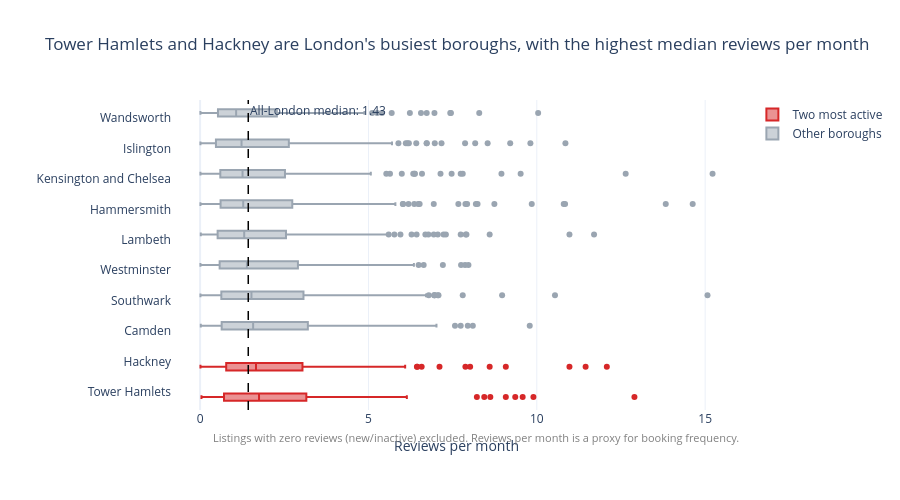

This figure's notebook cell:
### Markdown cell above
## Task 2 — Box plot: listing activity by borough

**What to build:** A **horizontal box plot** comparing listing activity (reviews per month) across London boroughs — reviews per month is a proxy for how frequently a listing is booked.

**Requirements:**
- Horizontal orientation (borough names are long)
- Sorted by median reviews per month (most active at top)
- Highlight the **two most active** boroughs in a different colour
- Outliers shown as individual points
- Insight title naming the two busiest boroughs

> 💡 Some listings have zero reviews — these are new or inactive listings. Filter them out with before plotting

### Code cell
# Task 2 — horizontal box plot of reviews per month by borough

# Find the borough column (name differs between dataset versions)
borough_col = next(c for c in ['neighbourhood_cleansed', 'neighbourhood', 'borough',
                               'neighborhood', 'neighbourhood_group'] if c in df.columns)

# Zero-review listings are new/inactive: filter them out before plotting
df_t2 = df[df['reviews_per_month'] > 0].dropna(subset=['reviews_per_month', borough_col])

# Order boroughs by median activity
med = df_t2.groupby(borough_col)['reviews_per_month'].median().sort_values(ascending=False)
top2 = list(med.index[:2])
# Plotly draws the first category at the bottom of a horizontal axis,
# so reverse the order to put the most active borough at the top
order = list(med.index[::-1])

# Colour has meaning: highlight the two most active boroughs, grey for the rest
df_t2 = df_t2.assign(group=np.where(df_t2[borough_col].isin(top2), 'Two most active', 'Other boroughs'))

fig2 = px.box(
    df_t2,
    x='reviews_per_month',
    y=borough_col,
    color='group',
    orientation='h',
    points='outliers',  # outliers as individual points
    category_orders={borough_col: order, 'group': ['Two most active', 'Other boroughs']},
    color_discrete_map={'Two most active': '#d62728', 'Other boroughs': '#9aa5b1'},
    labels={'reviews_per_month': 'Reviews per month', borough_col: '', 'group': ''},
    title=f"{top2[0]} and {top2[1]} are London's busiest boroughs, with the highest median reviews per month",
)
fig2.update_traces(boxmean=False)

# Overall median reference line with annotation
overall_med = df_t2['reviews_per_month'].median()
fig2.add_vline(
    x=overall_med, line_dash='dash', line_color='black', line_width=1.5,
    annotation_text=f"All-London median: {overall_med:.2f}",
    annotation_position='top right',
)

fig2.add_annotation(
    text="Listings with zero reviews (new/inactive) excluded. Reviews per month is a proxy for booking frequency.",
    xref='paper', yref='paper', x=1, y=-0.12,
    showarrow=False, xanchor='right', font=dict(size=11, color='gray'),
)

fig2.update_layout(
    template='plotly_white',
    height=max(500, 24 * len(med) + 160),
    legend_title_text='',
    margin=dict(b=90),
)
fig2.show()

### Figure 1 — Plotly figure (JSON) as saved in the notebook; plotly's stock layout.template omitted (floating-point values rounded to 4 significant figures; data arrays with more than 128 entries replaced by an {"elided": "..."} marker saying what was removed)
{"data": [{"alignmentgroup": "True", "boxmean": false, "boxpoints": "outliers", "hovertemplate": "=%{y}<br>Reviews per month=%{x}<extra></extra>", "legendgroup": "Two most active", "marker": {"color": "#d62728"}, "name": "Two most active", "notched": false, "offsetgroup": "Two most active", "orientation": "h", "showlegend": true, "type": "box", "x": {"elided": "511 float values"}, "x0": " ", "xaxis": "x", "y": {"elided": "511 str values"}, "y0": " ", "yaxis": "y"}, {"alignmentgroup": "True", "boxmean": false, "boxpoints": "outliers", "hovertemplate": "=%{y}<br>Reviews per month=%{x}<extra></extra>", "legendgroup": "Other boroughs", "marker": {"color": "#9aa5b1"}, "name": "Other boroughs", "notched": false, "offsetgroup": "Other boroughs", "orientation": "h", "showlegend": true, "type": "box", "x": {"elided": "1984 float values"}, "x0": " ", "xaxis": "x", "y": {"elided": "1984 str values"}, "y0": " ", "yaxis": "y"}], "layout": {"annotations": [{"showarrow": false, "text": "All-London median: 1.43", "x": 1.43, "xanchor": "left", "xref": "x", "y": 1, "yanchor": "top", "yref": "y domain"}, {"font": {"color": "gray", "size": 11}, "showarrow": false, "text": "Listings with zero reviews (new/inactive) excluded. Reviews per month is a proxy for booking frequency.", "x": 1, "xanchor": "right", "xref": "paper", "y": -0.12, "yref": "paper"}], "boxmode": "group", "height": 500, "legend": {"title": {"text": ""}, "tracegroupgap": 0}, "margin": {"b": 90}, "shapes": [{"line": {"color": "black", "dash": "dash", "width": 1.5}, "type": "line", "x0": 1.43, "x1": 1.43, "xref": "x", "y0": 0, "y1": 1, "yref": "y domain"}], "title": {"text": "Tower Hamlets and Hackney are London's busiest boroughs, with the highest median reviews per month"}, "xaxis": {"anchor": "y", "domain": [0, 1], "title": {"text": "Reviews per month"}}, "yaxis": {"anchor": "x", "categoryarray": ["Tower Hamlets", "Hackney", "Camden", "Southwark", "Westminster", "Lambeth", "Hammersmith", "Kensington and Chelsea", "Islington", "Wandsworth"], "categoryorder": "array", "domain": [0, 1], "title": {"text": ""}}}}
